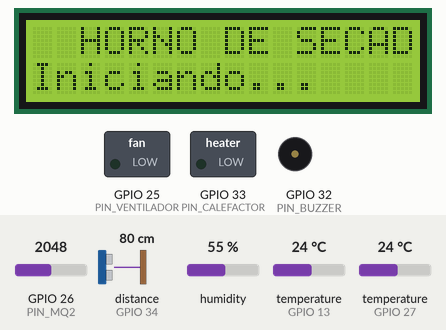
Bench run of a sketch on a simulated ESP32. Shown: 16×2 character LCD, switched loads named in the sketch (green lamp = pin HIGH), buzzer (waves = sounding, pin HIGH). Wiring (inferred from the names in the program): ultrasonic range finder: trigger GPIO 14; echo GPIO 34. The inputs (shaded band) are chosen by the test bench; at power-on: distance to the obstacle (sensor on GPIO 34) 80 cm, temperature (sensors on GPIO 27, GPIO 13) 24 °C, humidity 55 %, GPIO 26 (PIN_MQ2) = 2048 (analog values on the 0–4095 scale). The echo pulse lasts 58.3 µs per cm; pins used as bus, display or sensor lines are not drawn; what the sketch prints to the serial monitor is not drawn.

Above: at 0.4 s.
At 3.5 s:
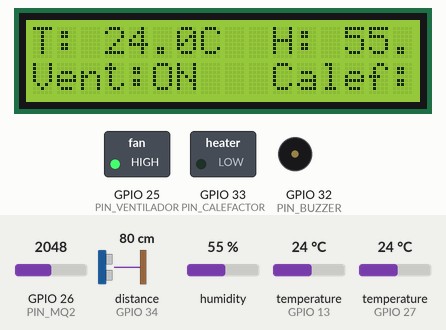
3.6 s: distance to the obstacle (sensor on GPIO 34) set to 195 cm
8.0 s: distance to the obstacle (sensor on GPIO 34) set to 201 cm
At 11.4 s:
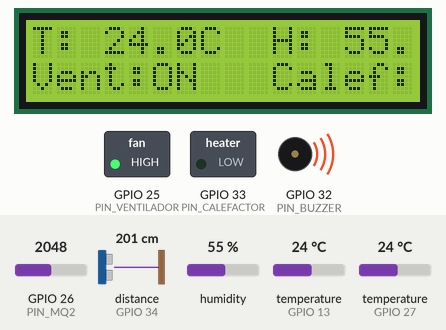
17.0 s: temperature (sensor on GPIO 27) set to 0 °C
At 19.6 s:
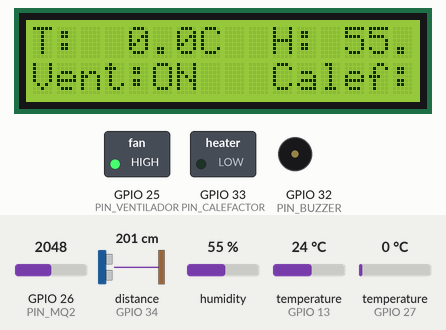
21.4 s: humidity set to 22 %
At 24.6 s:
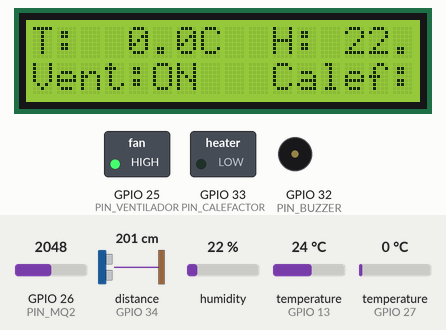
28.1 s: GPIO 26 (PIN_MQ2) set to 1068
30.4 s: GPIO 26 (PIN_MQ2) set to 953
Timing chart, 0 to 37.1 s (numbered marks = the images above; inputs shaded):
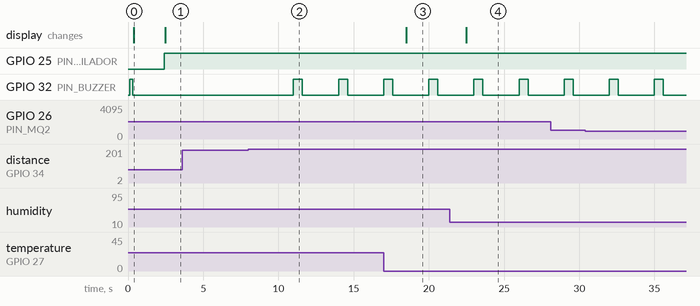

Measured:
- the behaviour switches between 198 and 199 cm on distance to the obstacle (sensor on GPIO 34) (found by bisection; images 1 and 2)
- after the input at 8.0 s, GPIO 32 (PIN_BUZZER): alternates HIGH for 0.60 s and LOW for 2.4 s, starting after 3.0 s
- after the input at 17.0 s, the display: changes after 1.5 s (image 3)
- after the input at 21.4 s, the display: changes after 1.1 s (image 4)
- what the display in image 0 shows lasts 2.1 s, from 0.4 s to 2.5 s

The sketch:

horno_secado.ino
```cpp
// (licence header left out)
/*
 * Horno de Secado Automatizado para Endoscopios - ESP32
 * Taller de Diseño de Proyectos Electrónicos - INACAP
 *
 * Programa principal: lee cada módulo, decide el estado del horno y
 * controla las salidas. Las lecturas y reglas de cada sensor viven en src/.
 *
 * Estados (de mayor a menor prioridad):
 *   ALERTA GAS        MQ-2 sobre el umbral           -> sistema apagado
 *   SOBRETEMPERATURA  DS18B20 sobre 70 °C            -> sistema apagado
 *   FALLA SEGURIDAD   DS18B20 sin lecturas           -> sistema apagado
 *   FALLA GAS         MQ-2 sin señal o pin flotante  -> sistema apagado
 *   FALLA DHT22       DHT22 sin lecturas             -> calefactor apagado
 *   FALLA HC-SR04     HC-SR04 sin eco                -> calefactor apagado, ciclo en pausa
 *   STAND-BY          HC-SR04 no detecta objeto      -> espera
 *   SECADO COMPLETO   terminó el tiempo del modo     -> espera retirar el objeto
 *   SECANDO           objeto dentro, ciclo en curso  -> control a 30 °C
 *
 * Las emergencias se rearman solas cuando los valores vuelven a lo normal.
 * Durante una emergencia o falla el tiempo de secado queda en pausa.
 *
 * Comandos por monitor serial (115200 baudios, con salto de línea):
 *   5 | 15 | 30 | 45 | 60   modos de secado (minutos)
 *   1 a 180                  tiempo personalizado (minutos)
 *   ?                        muestra la ayuda
 */
#include "config.h"
#include "src/SensorDHT22.h"
#include "src/SensorDS18B20.h"
#include "src/SensorPresencia.h"
#include "src/SensorGas.h"
#include "src/Buzzer.h"
#include "src/Actuadores.h"
#include "src/Pantalla.h"

// ============================================================
// Módulos
// ============================================================
SensorDHT22     dht22(PIN_DHT22);
SensorDS18B20   ds18b20(PIN_DS18B20);
SensorPresencia presencia(PIN_TRIG, PIN_ECHO);
SensorGas       gas(PIN_MQ2);
Buzzer          buzzer(PIN_BUZZER);
Actuadores      actuadores(PIN_VENTILADOR, PIN_CALEFACTOR);
Pantalla        pantalla(LCD_DIRECCION);

// ============================================================
// Estado del horno
// ============================================================
enum class Estado : uint8_t {
  STAND_BY,
  SECANDO,
  SECADO_COMPLETO,
  FALLA_DHT22,
  FALLA_HC_SR04,
  FALLA_SEGURIDAD,
  FALLA_GAS,
  SOBRETEMPERATURA,
  ALERTA_GAS
};

Estado        estado         = Estado::STAND_BY;
uint8_t       modoMinutos    = MODO_POR_DEFECTO;
unsigned long transcurridoMs = 0;  // tiempo de secado acumulado
unsigned long ultimoLoop     = 0;
unsigned long ultimaPantalla = 0;
unsigned long ultimoReporte  = 0;
unsigned long ultimosLimites = 0;

const char* nombreEstado(Estado e) {
  switch (e) {
    case Estado::STAND_BY:         return "STAND-BY";
    case Estado::SECANDO:          return "SECANDO";
    case Estado::SECADO_COMPLETO:  return "SECADO COMPLETO";
    case Estado::FALLA_DHT22:      return "FALLA DHT22";
    case Estado::FALLA_HC_SR04:    return "FALLA HC-SR04";
    case Estado::FALLA_SEGURIDAD:  return "FALLA SEGURIDAD";
    case Estado::FALLA_GAS:        return "FALLA GAS";
    case Estado::SOBRETEMPERATURA: return "SOBRETEMPERATURA";
    case Estado::ALERTA_GAS:       return "ALERTA GAS";
  }
  return "?";
}

bool esEmergencia(Estado e) {
  return e == Estado::ALERTA_GAS || e == Estado::SOBRETEMPERATURA ||
         e == Estado::FALLA_SEGURIDAD || e == Estado::FALLA_GAS;
}

unsigned long duracionCicloMs() {
  return (unsigned long)modoMinutos * 60000UL;
}

long restanteSeg() {
  if (transcurridoMs >= duracionCicloMs()) return 0;
  return (long)((duracionCicloMs() - transcurridoMs) / 1000);
}

// ============================================================
// Reglas: la primera condición verdadera decide el estado
// ============================================================
Estado evaluarEstado() {
  if (gas.enEmergencia())              return Estado::ALERTA_GAS;
  if (ds18b20.enEmergencia())          return Estado::SOBRETEMPERATURA;
  if (ds18b20.enFalla())               return Estado::FALLA_SEGURIDAD;
  if (gas.enFalla())                   return Estado::FALLA_GAS;
  if (dht22.enFalla())                 return Estado::FALLA_DHT22;
  if (presencia.enFalla())             return Estado::FALLA_HC_SR04;
  if (!presencia.hayObjeto())          return Estado::STAND_BY;
  if (transcurridoMs >= duracionCicloMs()) return Estado::SECADO_COMPLETO;
  return Estado::SECANDO;
}

void aplicarSalidas() {
  switch (estado) {
    case Estado::ALERTA_GAS:
      actuadores.calefactor(false);
      actuadores.ventilador(VENTILADOR_EN_EMERGENCIA);
      buzzer.patron(PatronBuzzer::CONTINUO);
      break;

    case Estado::SOBRETEMPERATURA:
      actuadores.calefactor(false);
      actuadores.ventilador(VENTILADOR_EN_EMERGENCIA);
      buzzer.patron(PatronBuzzer::RAPIDO);
      break;

    case Estado::FALLA_SEGURIDAD:
      actuadores.calefactor(false);
      actuadores.ventilador(VENTILADOR_EN_EMERGENCIA);
      buzzer.patron(PatronBuzzer::DOBLE);
      break;

    case Estado::FALLA_GAS:  // sin vigilancia de gas no es seguro operar
      actuadores.calefactor(false);
      actuadores.ventilador(VENTILADOR_EN_EMERGENCIA);
      buzzer.patron(PatronBuzzer::TRIPLE);
      break;

    case Estado::FALLA_DHT22:  // sin dato de control no se calienta
      actuadores.calefactor(false);
      actuadores.ventilador(true);
      buzzer.patron(PatronBuzzer::LENTO);
      break;

    case Estado::FALLA_HC_SR04:  // sin saber si hay objeto no se calienta
      actuadores.calefactor(false);
      actuadores.ventilador(true);
      buzzer.patron(PatronBuzzer::LARGO);
      break;

    case Estado::STAND_BY:
      actuadores.calefactor(false);
      actuadores.ventilador(true);
      buzzer.patron(PatronBuzzer::SILENCIO);
      break;

    case Estado::SECADO_COMPLETO:
      actuadores.calefactor(false);
      actuadores.ventilador(true);
      buzzer.patron(PatronBuzzer::TRES_PITIDOS);
      break;

    case Estado::SECANDO:
      actuadores.regularTemperatura(dht22.temperatura());
      actuadores.ventilador(true);
      buzzer.patron(PatronBuzzer::PITIDO_CORTO);
      break;
  }
}

// ============================================================
// Tiempo de secado
// ============================================================
void actualizarTiempo(unsigned long delta) {
  if (presencia.enFalla()) {
    return;  // sensor sin eco: el ciclo queda en pausa, no se reinicia
  }
  if (!presencia.hayObjeto()) {
    transcurridoMs = 0;  // sin objeto, el próximo ciclo parte de cero
  } else if (estado == Estado::SECANDO) {
    transcurridoMs += delta;  // en fallas y emergencias queda en pausa
  }
}

// ============================================================
// Monitor serial
// ============================================================
// Acepta los modos fijos y cualquier tiempo personalizado dentro del rango
bool esModoValido(int minutos) {
  return minutos >= MODO_MIN_MINUTOS && minutos <= MODO_MAX_MINUTOS;
}

void mostrarAyuda() {
  Serial.println("Comandos:");
  Serial.print("  ");
  for (uint8_t i = 0; i < CANTIDAD_MODOS; i++) {
    Serial.printf(i == 0 ? "%u" : " | %u", MODOS_MINUTOS[i]);
  }
  Serial.println("  -> modos de secado (minutos)");
  Serial.printf("  %u a %u  -> tiempo personalizado (minutos)\n", MODO_MIN_MINUTOS, MODO_MAX_MINUTOS);
  Serial.println("  ?  -> esta ayuda");
}

void procesarComando(String cmd) {
  cmd.trim();
  if (cmd.length() == 0) return;

  if (cmd == "?") {
    mostrarAyuda();
    return;
  }

  int minutos = cmd.toInt();
  if (esModoValido(minutos)) {
    modoMinutos = minutos;
    Serial.printf("[COMANDO] Modo de secado: %u min\n", modoMinutos);
  } else {
    Serial.printf("[COMANDO] '%s' no reconocido. Escribe ? para ver la ayuda\n", cmd.c_str());
  }
}

void leerComandos() {
  static String buffer;
  while (Serial.available()) {
    char c = Serial.read();
    if (c == '\n' || c == '\r') {
      procesarComando(buffer);
      buffer = "";
    } else if (buffer.length() < 16) {
      buffer += c;
    }
  }
}

void registrarCambio(Estado anterior, Estado nuevo) {
  Serial.printf("[EVENTO]  %s -> %s\n", nombreEstado(anterior), nombreEstado(nuevo));
  if (esEmergencia(nuevo))        Serial.println("[EVENTO]  Sistema apagado por seguridad");
  else if (esEmergencia(anterior)) Serial.println("[EVENTO]  Valores normales, sistema rearmado");
}

void reporteSerial() {
  Serial.println("============ HORNO DE SECADO ============");
  dht22.imprimir();
  ds18b20.imprimir();
  presencia.imprimir();
  gas.imprimir();

  Serial.printf("[SISTEMA] Estado: %s | Modo: %u min", nombreEstado(estado), modoMinutos);
  if (presencia.hayObjeto() && estado != Estado::SECADO_COMPLETO) {
    long r = restanteSeg();
    Serial.printf(" | Restante: %02ld:%02ld%s", r / 60, r % 60,
                  estado == Estado::SECANDO ? "" : " (en pausa)");
  }
  Serial.println();
  actuadores.imprimir();
}

// Formatea un float para JSON (NaN -> null)
void jsonFloat(char* buf, size_t len, float valor) {
  if (isnan(valor)) snprintf(buf, len, "null");
  else              snprintf(buf, len, "%.1f", valor);
}

// Una línea JSON por reporte: la lee el servidor Flask de la Raspberry Pi.
// Las líneas que no empiezan con '{' son para lectura humana y Flask las ignora.
void enviarJSON() {
  char temp[12], hum[12], tempDs[12], dist[12];
  jsonFloat(temp,   sizeof(temp),   dht22.temperatura());
  jsonFloat(hum,    sizeof(hum),    dht22.humedad());
  jsonFloat(tempDs, sizeof(tempDs), ds18b20.temperatura());
  jsonFloat(dist,   sizeof(dist),   presencia.distancia() < 0 ? NAN : presencia.distancia());
  char gasTxt[8];  // en falla se envía null para no registrar ruido
  if (gas.enFalla()) snprintf(gasTxt, sizeof(gasTxt), "null");
  else               snprintf(gasTxt, sizeof(gasTxt), "%d", gas.valor());

  long restante = (presencia.hayObjeto() && estado != Estado::SECADO_COMPLETO) ? restanteSeg() : -1;

  Serial.printf("{\"temp\":%s,\"hum\":%s,\"temp_ds\":%s,\"dist\":%s,\"objeto\":%s,"
                "\"gas\":%s,\"gas_calentando\":%s,\"estado\":\"%s\",\"modo\":%u,"
                "\"restante\":%ld,\"ventilador\":%s,\"calefactor\":%s,"
                "\"calefactor_instalado\":%s,\"uptime\":%lu}\n",
                temp, hum, tempDs, dist,
                presencia.hayObjeto() ? "true" : "false",
                gasTxt, gas.calentando() ? "true" : "false",
                nombreEstado(estado), modoMinutos, restante,
                actuadores.ventiladorEncendido() ? "true" : "false",
                actuadores.calefactorEncendido() ? "true" : "false",
                CALEFACTOR_INSTALADO ? "true" : "false",
                millis() / 1000);
}

// Límites de config.h para Flask: así el panel usa siempre los mismos valores que el ESP32
// y no hace falta repetirlos en la Raspberry Pi.
void enviarLimites() {
  Serial.print("{\"limites\":{\"modos\":[");
  for (uint8_t i = 0; i < CANTIDAD_MODOS; i++) {
    Serial.printf(i == 0 ? "%u" : ",%u", MODOS_MINUTOS[i]);
  }
  Serial.printf("],\"modo_min\":%u,\"modo_max\":%u,\"temp_objetivo\":%.1f,"
                "\"ds18b20_emergencia\":%.1f,\"gas_umbral\":%d}}\n",
                MODO_MIN_MINUTOS, MODO_MAX_MINUTOS, TEMP_OBJETIVO,
                DS18B20_TEMP_EMERGENCIA, GAS_UMBRAL);
}

void actualizarPantalla() {
  DatosPantalla d;
  d.temperatura = dht22.temperatura();
  d.humedad     = dht22.humedad();
  d.dhtConDatos = dht22.tieneDatos();
  d.modoMinutos = modoMinutos;
  d.estado      = nombreEstado(estado);
  d.restanteSeg = (estado == Estado::SECANDO) ? restanteSeg() : -1;
  d.ventilador  = actuadores.ventiladorEncendido();
  d.calefactor  = actuadores.calefactorEncendido();
  pantalla.mostrar(d);
}

// ============================================================
// Programa
// ============================================================
void setup() {
  Serial.begin(115200);

  actuadores.iniciar();
  buzzer.iniciar();
  dht22.iniciar();
  ds18b20.iniciar();
  presencia.iniciar();
  gas.iniciar();
  pantalla.iniciar(PIN_SDA, PIN_SCL);

  Serial.println();
  Serial.println("Horno de Secado para Endoscopios - ESP32");
  if (!ds18b20.encontrado())
    Serial.println("[AVISO]   DS18B20 no encontrado: revisa la conexión y la pull-up de 4.7k");
  mostrarAyuda();

  enviarLimites();
  buzzer.pitidoPrueba();
  pantalla.bienvenida(ds18b20.encontrado());

  ultimoLoop = millis();
}

void loop() {
  unsigned long ahora = millis();
  unsigned long delta = ahora - ultimoLoop;
  ultimoLoop = ahora;

  leerComandos();

  dht22.actualizar(ahora);
  ds18b20.actualizar(ahora);
  presencia.actualizar(ahora);
  gas.actualizar(ahora);

  actualizarTiempo(delta);

  Estado nuevo = evaluarEstado();
  if (nuevo != estado) {
    registrarCambio(estado, nuevo);
    estado = nuevo;
  }

  aplicarSalidas();
  buzzer.actualizar(ahora);

  if (ahora - ultimaPantalla >= INTERVALO_PANTALLA_MS) {
    ultimaPantalla = ahora;
    actualizarPantalla();
  }
  if (ahora - ultimosLimites >= INTERVALO_LIMITES_MS) {
    ultimosLimites = ahora;
    enviarLimites();
  }
  if (ahora - ultimoReporte >= INTERVALO_REPORTE_MS) {
    ultimoReporte = ahora;
    reporteSerial();
    enviarJSON();
  }
}
```

Actuadores.cpp
```cpp
// (licence header left out)
#include "Actuadores.h"
#include "../config.h"

Actuadores::Actuadores(uint8_t pinVentilador, uint8_t pinCalefactor)
    : _pinVentilador(pinVentilador), _pinCalefactor(pinCalefactor) {}

void Actuadores::iniciar() {
  pinMode(_pinVentilador, OUTPUT);
  pinMode(_pinCalefactor, OUTPUT);
  apagarTodo();
}

void Actuadores::ventilador(bool encender) {
  _ventilador = encender;
  digitalWrite(_pinVentilador, encender ? HIGH : LOW);
}

void Actuadores::calefactor(bool encender) {
  _calefactor = encender && CALEFACTOR_INSTALADO;
  digitalWrite(_pinCalefactor, _calefactor ? HIGH : LOW);
}

// Enciende bajo (objetivo - histéresis) y apaga al llegar al objetivo
void Actuadores::regularTemperatura(float temperatura) {
  if (isnan(temperatura))                                  calefactor(false);
  else if (temperatura <= TEMP_OBJETIVO - TEMP_HISTERESIS) calefactor(true);
  else if (temperatura >= TEMP_OBJETIVO)                   calefactor(false);
  // entre ambos valores mantiene el estado actual
}

void Actuadores::apagarTodo() {
  ventilador(false);
  calefactor(false);
}

void Actuadores::imprimir() const {
  Serial.printf("[SALIDAS] Ventilador: %s | Calefactor: %s\n",
                _ventilador ? "ON" : "OFF",
                CALEFACTOR_INSTALADO ? (_calefactor ? "ON" : "OFF") : "no instalado");
}
```

Actuadores.h
```cpp
// (licence header left out)
/*
 * Actuadores - Ventilador 12 V (MOSFET) y resistencia calefactora
 *
 * La resistencia se conectará a futuro con optoacoplador + transistor.
 * Mientras CALEFACTOR_INSTALADO sea false, su pin queda siempre en LOW.
 */
#pragma once

#include <Arduino.h>

class Actuadores {
public:
  Actuadores(uint8_t pinVentilador, uint8_t pinCalefactor);

  void iniciar();
  void ventilador(bool encender);
  void calefactor(bool encender);
  void regularTemperatura(float temperatura);  // control on/off con histéresis
  void apagarTodo();
  void imprimir() const;

  bool ventiladorEncendido() const { return _ventilador; }
  bool calefactorEncendido() const { return _calefactor; }

private:
  uint8_t _pinVentilador;
  uint8_t _pinCalefactor;
  bool    _ventilador = false;
  bool    _calefactor = false;
};
```

Buzzer.cpp
```cpp
// (licence header left out)
#include "Buzzer.h"

Buzzer::Buzzer(uint8_t pin) : _pin(pin) {}

void Buzzer::iniciar() {
  pinMode(_pin, OUTPUT);
  digitalWrite(_pin, LOW);
}

// El patrón reinicia su tiempo solo cuando cambia
void Buzzer::patron(PatronBuzzer nuevo) {
  if (nuevo == _patron) return;
  _patron = nuevo;
  _inicio = millis();
}

void Buzzer::actualizar(unsigned long ahora) {
  unsigned long t = ahora - _inicio;
  bool on = false;

  switch (_patron) {
    case PatronBuzzer::SILENCIO:     on = false;                                   break;
    case PatronBuzzer::PITIDO_CORTO: on = t < 150;                                 break;
    case PatronBuzzer::TRES_PITIDOS: on = (t < 1500) && ((t % 500) < 250);         break;
    case PatronBuzzer::LENTO:        on = (t % 2000) < 150;                        break;
    case PatronBuzzer::LARGO:        on = (t % 3000) < 600;                        break;
    case PatronBuzzer::DOBLE:        on = ((t % 1000) < 100) ||
                                          ((t % 1000) >= 200 && (t % 1000) < 300); break;
    case PatronBuzzer::TRIPLE:       on = ((t % 1500) < 500) && ((t % 1500) % 200 < 100);  break;
    case PatronBuzzer::RAPIDO:       on = (t % 400) < 200;                         break;
    case PatronBuzzer::CONTINUO:     on = true;                                    break;
  }

  _sonando = on;
  digitalWrite(_pin, on ? HIGH : LOW);
}

void Buzzer::pitidoPrueba() {
  digitalWrite(_pin, HIGH);
  delay(200);
  digitalWrite(_pin, LOW);
}
```

Buzzer.h
```cpp
// (licence header left out)
/*
 * Buzzer - Patrones de alarma sin bloquear el loop
 *
 * El programa principal elige un patrón según el estado del horno y
 * llama a actualizar() en cada vuelta del loop.
 */
#pragma once

#include <Arduino.h>

enum class PatronBuzzer : uint8_t {
  SILENCIO,
  PITIDO_CORTO,   // una vez: objeto detectado, inicia el secado
  TRES_PITIDOS,   // una vez: secado completo
  LENTO,          // pitido cada 2 s: falla del DHT22
  LARGO,          // pitido largo cada 3 s: falla del sensor de presencia
  DOBLE,          // doble pitido cada 1 s: falla del sensor de seguridad
  TRIPLE,         // triple pitido cada 1.5 s: falla del sensor de gas
  RAPIDO,         // intermitente rápido: sobretemperatura
  CONTINUO        // sin pausa: gas detectado
};

class Buzzer {
public:
  explicit Buzzer(uint8_t pin);

  void iniciar();
  void patron(PatronBuzzer nuevo);
  void actualizar(unsigned long ahora);
  void pitidoPrueba();  // bloqueante, solo para setup()

  bool sonando() const { return _sonando; }

private:
  uint8_t       _pin;
  PatronBuzzer  _patron  = PatronBuzzer::SILENCIO;
  unsigned long _inicio  = 0;
  bool          _sonando = false;
};
```

Source omitted: Pantalla.cpp (2401 bytes), Pantalla.h (1574 bytes), SensorDHT22.cpp (1882 bytes), SensorDHT22.h (1464 bytes), SensorDS18B20.cpp (2457 bytes), SensorDS18B20.h (1726 bytes), SensorGas.cpp (3451 bytes), SensorGas.h (2331 bytes), SensorPresencia.cpp (2846 bytes), SensorPresencia.h (1817 bytes), config.h (5912 bytes)
